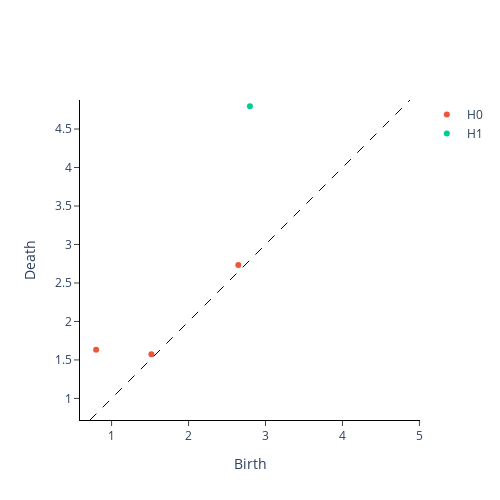

Source (notebook cell):
### Code cell
from gtda.diagrams import Scaler 
scaler = Scaler() 
im8_scaled = scaler.fit_transform(im8_cubical) 
scaler.plot(im8_scaled)

### Figure 1 — Plotly figure (JSON) as saved in the notebook; plotly's stock layout.template omitted (floating-point values rounded to 4 significant figures)
{"data": [{"hoverinfo": "none", "line": {"color": "black", "dash": "dash", "width": 1}, "mode": "lines", "showlegend": false, "type": "scatter", "x": [0.7196, 4.877], "y": [0.7196, 4.877]}, {"hoverinfo": "text", "hovertext": ["(0.7995430249921869, 1.6307541945568655)", "(2.646958400692704, 2.732519440030301)", "(1.5170262277657445, 1.5749171119131913)"], "mode": "markers", "name": "H0", "type": "scatter", "x": [0.7995, 2.647, 1.517], "y": [1.631, 2.733, 1.575]}, {"hoverinfo": "text", "hovertext": ["(2.797258149953121, 4.797258149953121)"], "mode": "markers", "name": "H1", "type": "scatter", "x": [2.797], "y": [4.797]}], "layout": {"height": 500, "plot_bgcolor": "white", "width": 500, "xaxis": {"autorange": false, "exponentformat": "e", "linecolor": "black", "linewidth": 1, "mirror": false, "range": [0.7196, 4.877], "showexponent": "all", "showline": true, "side": "bottom", "ticks": "outside", "title": {"text": "Birth"}, "type": "linear", "zeroline": true}, "yaxis": {"autorange": false, "exponentformat": "e", "linecolor": "black", "linewidth": 1, "mirror": false, "range": [0.7196, 4.877], "scaleanchor": "x", "scaleratio": 1, "showexponent": "all", "showline": true, "side": "left", "ticks": "outside", "title": {"text": "Death"}, "type": "linear", "zeroline": true}}}
